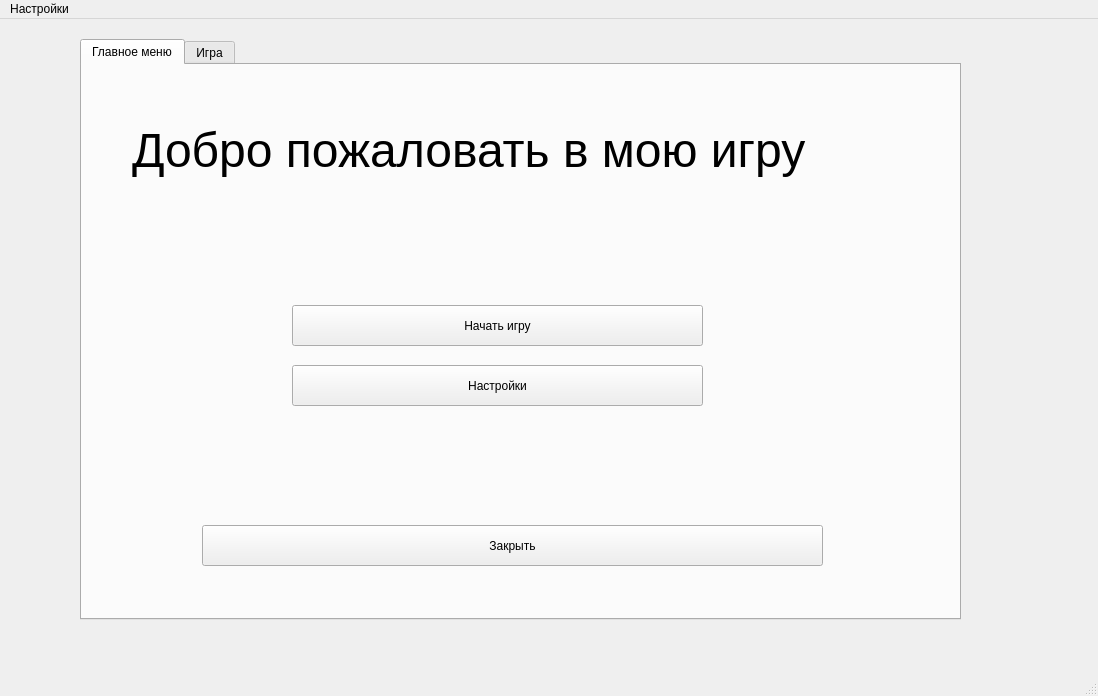
<?xml version="1.0" encoding="UTF-8"?>
<ui version="4.0">
 <class>MainWindow</class>
 <widget class="QMainWindow" name="MainWindow">
  <property name="geometry">
   <rect>
    <x>0</x>
    <y>0</y>
    <width>1098</width>
    <height>696</height>
   </rect>
  </property>
  <property name="windowTitle">
   <string>ZumaGame</string>
  </property>
  <widget class="QWidget" name="centralwidget">
   <widget class="QTabWidget" name="tabWidget">
    <property name="geometry">
     <rect>
      <x>80</x>
      <y>20</y>
      <width>881</width>
      <height>581</height>
     </rect>
    </property>
    <property name="tabPosition">
     <enum>QTabWidget::North</enum>
    </property>
    <property name="currentIndex">
     <number>0</number>
    </property>
    <widget class="QWidget" name="tab">
     <attribute name="title">
      <string>Главное меню</string>
     </attribute>
     <widget class="QLabel" name="label">
      <property name="geometry">
       <rect>
        <x>50</x>
        <y>10</y>
        <width>711</width>
        <height>151</height>
       </rect>
      </property>
      <property name="font">
       <font>
        <pointsize>36</pointsize>
       </font>
      </property>
      <property name="text">
       <string>Добро пожаловать в мою игру</string>
      </property>
     </widget>
     <widget class="QPushButton" name="start_Button">
      <property name="geometry">
       <rect>
        <x>210</x>
        <y>240</y>
        <width>411</width>
        <height>41</height>
       </rect>
      </property>
      <property name="text">
       <string>Начать игру</string>
      </property>
     </widget>
     <widget class="QPushButton" name="settings_Button">
      <property name="geometry">
       <rect>
        <x>210</x>
        <y>300</y>
        <width>411</width>
        <height>41</height>
       </rect>
      </property>
      <property name="text">
       <string>Настройки</string>
      </property>
     </widget>
     <widget class="QPushButton" name="closeButton">
      <property name="geometry">
       <rect>
        <x>120</x>
        <y>460</y>
        <width>621</width>
        <height>41</height>
       </rect>
      </property>
      <property name="text">
       <string>Закрыть</string>
      </property>
     </widget>
    </widget>
    <widget class="QWidget" name="tab_2">
     <attribute name="title">
      <string>Игра</string>
     </attribute>
     <widget class="QLabel" name="drawField_2">
      <property name="geometry">
       <rect>
        <x>330</x>
        <y>180</y>
        <width>561</width>
        <height>241</height>
       </rect>
      </property>
      <property name="autoFillBackground">
       <bool>false</bool>
      </property>
      <property name="styleSheet">
       <string notr="true">background-color:rgb(255, 255, 255)</string>
      </property>
      <property name="text">
       <string/>
      </property>
     </widget>
    </widget>
   </widget>
  </widget>
  <widget class="QMenuBar" name="menubar">
   <property name="geometry">
    <rect>
     <x>0</x>
     <y>0</y>
     <width>1098</width>
     <height>21</height>
    </rect>
   </property>
   <widget class="QMenu" name="menu">
    <property name="title">
     <string>Настройки</string>
    </property>
   </widget>
   <addaction name="menu"/>
  </widget>
  <widget class="QStatusBar" name="statusbar"/>
 </widget>
 <resources/>
 <connections>
  <connection>
   <sender>closeButton</sender>
   <signal>clicked()</signal>
   <receiver>MainWindow</receiver>
   <slot>close()</slot>
   <hints>
    <hint type="sourcelabel">
     <x>520</x>
     <y>631</y>
    </hint>
    <hint type="destinationlabel">
     <x>548</x>
     <y>347</y>
    </hint>
   </hints>
  </connection>
 </connections>
</ui>
